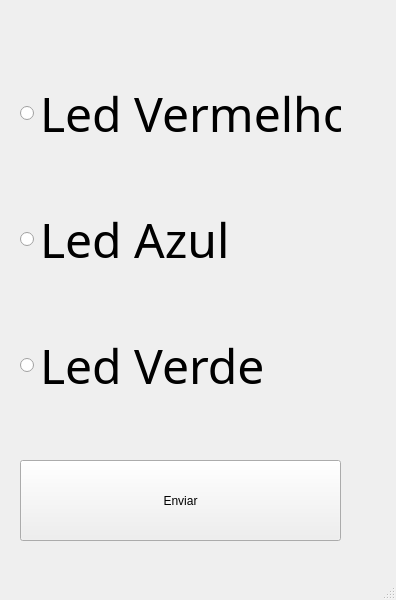
<?xml version="1.0" encoding="UTF-8"?>
<ui version="4.0">
 <class>MainWindow</class>
 <widget class="QMainWindow" name="MainWindow">
  <property name="geometry">
   <rect>
    <x>0</x>
    <y>0</y>
    <width>396</width>
    <height>600</height>
   </rect>
  </property>
  <property name="windowTitle">
   <string>MainWindow</string>
  </property>
  <widget class="QWidget" name="centralwidget">
   <widget class="QWidget" name="verticalLayoutWidget">
    <property name="geometry">
     <rect>
      <x>20</x>
      <y>30</y>
      <width>321</width>
      <height>421</height>
     </rect>
    </property>
    <layout class="QVBoxLayout" name="verticalLayout">
     <item>
      <widget class="QRadioButton" name="LedVermelho">
       <property name="font">
        <font>
         <family>Bahnschrift Light Condensed</family>
         <pointsize>36</pointsize>
        </font>
       </property>
       <property name="text">
        <string>Led Vermelho</string>
       </property>
      </widget>
     </item>
     <item>
      <widget class="QRadioButton" name="LedAzul">
       <property name="font">
        <font>
         <family>Bahnschrift Light Condensed</family>
         <pointsize>36</pointsize>
        </font>
       </property>
       <property name="text">
        <string>Led Azul</string>
       </property>
      </widget>
     </item>
     <item>
      <widget class="QRadioButton" name="LedVerde">
       <property name="font">
        <font>
         <family>Bahnschrift Light Condensed</family>
         <pointsize>36</pointsize>
        </font>
       </property>
       <property name="text">
        <string>Led Verde</string>
       </property>
      </widget>
     </item>
    </layout>
   </widget>
   <widget class="QPushButton" name="BtnEnviar">
    <property name="geometry">
     <rect>
      <x>20</x>
      <y>460</y>
      <width>321</width>
      <height>81</height>
     </rect>
    </property>
    <property name="text">
     <string>Enviar</string>
    </property>
   </widget>
  </widget>
  <widget class="QMenuBar" name="menubar">
   <property name="geometry">
    <rect>
     <x>0</x>
     <y>0</y>
     <width>396</width>
     <height>21</height>
    </rect>
   </property>
  </widget>
  <widget class="QStatusBar" name="statusbar"/>
 </widget>
 <resources/>
 <connections/>
</ui>
